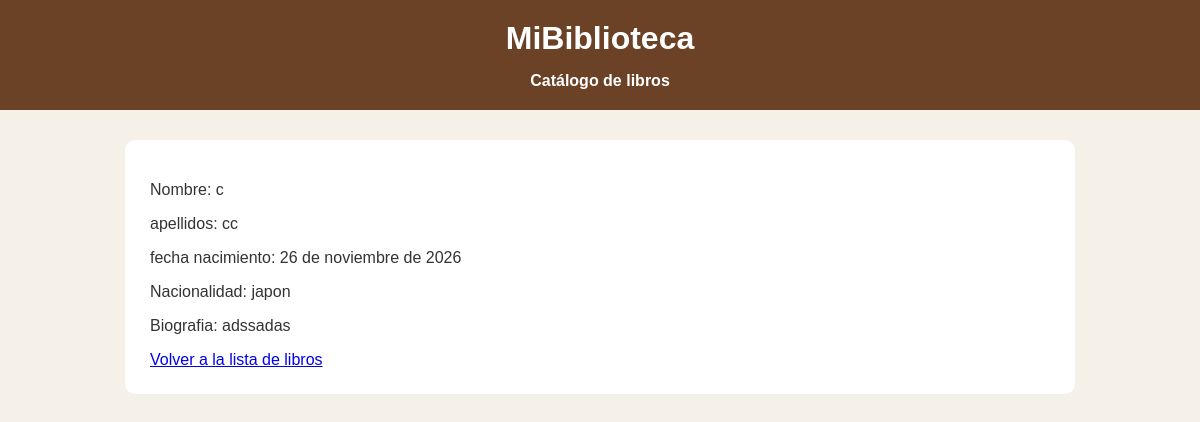
The page /autor/1/ on the database its author committed.
### catalogo/models.py (models this page shows, shortened)
class Autor(models.Model):
    nombre = models.CharField(max_length=100)
    apellidos = models.CharField(max_length=150)
    fecha_nacimiento = models.DateField(blank=True, null=True)
    nacionalidad = models.CharField(max_length=50, blank=True, null=True)
    biografia = models.TextField(blank=True, null=True)

### catalogo/views.py (the view)
# urls.py: path('autor/<int:pk>/', views.autor, name='autor'),
def autor(request, pk):
    autor=get_object_or_404(Autor, pk=pk)
    return render(request, "catalogo/autor.html", {'autor':autor})

### catalogo/templates/catalogo/autor.html (shortened to what this page needs)
        {% extends 'catalogo/base.html' %}
        {% load static %}
        {% block contenido %}
        <p>Nombre: {{autor.nombre}}</p>
        <p>apellidos: {{autor.apellidos}}</p>
        <p>fecha nacimiento: {{autor.fecha_nacimiento}}</p>
        <p>Nacionalidad: {{autor.nacionalidad}}</p>
        <p>Biografia: {{autor.biografia}}</p>
        <a href="{% url 'lista_libros' %}">Volver a la lista de libros</a>
        {% endblock %}

### catalogo/static/css/catalogo.css (style rules this page uses)
body { font-family: Arial, sans-serif; background-color: #f5f1e8; color: #333; margin: 0; padding: 0; }

### rows shown on the page
Autor: nombre "c", apellidos "cc", fecha_nacimiento "26 de noviembre de 2026", nacionalidad "japon", biografia "adssadas"
